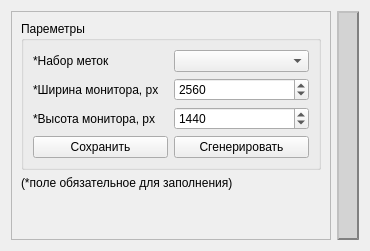
      <widget class="QWidget" name="gen_board_tab">
       <attribute name="title">
        <string>Генерация доски для калибровки</string>
       </attribute>
       <layout class="QHBoxLayout" name="horizontalLayout_3">
        <item>
         <widget class="QFrame" name="frame_2">
          <property name="sizePolicy">
           <sizepolicy hsizetype="Fixed" vsizetype="Expanding">
            <horstretch>0</horstretch>
            <verstretch>0</verstretch>
           </sizepolicy>
          </property>
          <property name="minimumSize">
           <size>
            <width>0</width>
            <height>0</height>
           </size>
          </property>
          <property name="frameShape">
           <enum>QFrame::StyledPanel</enum>
          </property>
          <property name="frameShadow">
           <enum>QFrame::Raised</enum>
          </property>
          <layout class="QVBoxLayout" name="verticalLayout_2">
           <item>
            <widget class="QGroupBox" name="groupBox_2">
             <property name="sizePolicy">
              <sizepolicy hsizetype="Expanding" vsizetype="Fixed">
               <horstretch>0</horstretch>
               <verstretch>0</verstretch>
              </sizepolicy>
             </property>
             <property name="minimumSize">
              <size>
               <width>300</width>
               <height>0</height>
              </size>
             </property>
             <property name="maximumSize">
              <size>
               <width>16777215</width>
               <height>16777215</height>
              </size>
             </property>
             <property name="autoFillBackground">
              <bool>false</bool>
             </property>
             <property name="title">
              <string>Пареметры</string>
             </property>
             <layout class="QGridLayout" name="gridLayout_2">
              <item row="1" column="0">
               <widget class="QLabel" name="label_6">
                <property name="text">
                 <string>*Ширина монитора, px</string>
                </property>
               </widget>
              </item>
              <item row="1" column="1">
               <widget class="QSpinBox" name="gen_board_scr_w">
                <property name="maximum">
                 <number>1000000</number>
                </property>
                <property name="value">
                 <number>2560</number>
                </property>
               </widget>
              </item>
              <item row="3" column="1">
               <widget class="QPushButton" name="gen_board_run_btn">
                <property name="sizePolicy">
                 <sizepolicy hsizetype="Expanding" vsizetype="Fixed">
                  <horstretch>0</horstretch>
                  <verstretch>0</verstretch>
                 </sizepolicy>
                </property>
                <property name="text">
                 <string>Сгенерировать</string>
                </property>
                <property name="icon">
                 <iconset>
                  <normaloff>Resources/icons/chessboard.svg</normaloff>Resources/icons/chessboard.svg</iconset>
                </property>
                <property name="iconSize">
                 <size>
                  <width>30</width>
                  <height>30</height>
                 </size>
                </property>
               </widget>
              </item>
              <item row="2" column="0">
               <widget class="QLabel" name="label_9">
                <property name="text">
                 <string>*Высота монитора, px</string>
                </property>
               </widget>
              </item>
              <item row="2" column="1">
               <widget class="QSpinBox" name="gen_board_scr_h">
                <property name="maximum">
                 <number>1000000</number>
                </property>
                <property name="value">
                 <number>1440</number>
                </property>
               </widget>
              </item>
              <item row="3" column="0">
               <widget class="QPushButton" name="gen_board_save_btn">
                <property name="sizePolicy">
                 <sizepolicy hsizetype="Expanding" vsizetype="Preferred">
                  <horstretch>0</horstretch>
                  <verstretch>0</verstretch>
                 </sizepolicy>
                </property>
                <property name="text">
                 <string>Сохранить</string>
                </property>
                <property name="icon">
                 <iconset>
                  <normaloff>Resources/icons/diskette.svg</normaloff>Resources/icons/diskette.svg</iconset>
                </property>
                <property name="iconSize">
                 <size>
                  <width>30</width>
                  <height>30</height>
                 </size>
                </property>
               </widget>
              </item>
              <item row="0" column="0">
               <widget class="QLabel" name="label_5">
                <property name="sizePolicy">
                 <sizepolicy hsizetype="Expanding" vsizetype="Preferred">
                  <horstretch>0</horstretch>
                  <verstretch>0</verstretch>
                 </sizepolicy>
                </property>
                <property name="text">
                 <string>*Набор меток</string>
                </property>
               </widget>
              </item>
              <item row="0" column="1">
               <widget class="QComboBox" name="gen_board_arucoDict">
                <property name="sizePolicy">
                 <sizepolicy hsizetype="Expanding" vsizetype="Fixed">
                  <horstretch>0</horstretch>
                  <verstretch>0</verstretch>
                 </sizepolicy>
                </property>
                <property name="currentIndex">
                 <number>-1</number>
                </property>
               </widget>
              </item>
             </layout>
            </widget>
           </item>
           <item>
            <widget class="QLabel" name="label_11">
             <property name="sizePolicy">
              <sizepolicy hsizetype="Fixed" vsizetype="Fixed">
               <horstretch>0</horstretch>
               <verstretch>0</verstretch>
              </sizepolicy>
             </property>
             <property name="text">
              <string>(*поле обязательное для заполнения)</string>
             </property>
            </widget>
           </item>
           <item>
            <spacer name="verticalSpacer">
             <property name="orientation">
              <enum>Qt::Vertical</enum>
             </property>
             <property name="sizeHint" stdset="0">
              <size>
               <width>20</width>
               <height>40</height>
              </size>
             </property>
            </spacer>
           </item>
          </layout>
         </widget>
        </item>
        <item>
         <widget class="QFrame" name="gen_board_Gview">
          <property name="styleSheet">
           <string notr="true">border-width: 2px;
border-color: grey;
border-style: outset;
background-color: lightgrey;
</string>
          </property>
          <layout class="QGridLayout" name="gridLayout_5"/>
         </widget>
        </item>
       </layout>
      </widget>
